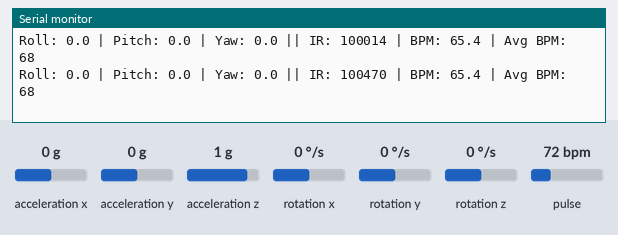
Simulated run of this sketch. Board: ESP32-S3. On the bench: the last lines printed to the serial monitor. Inputs (shaded band) come from the test bench; at power-on: acceleration x 0 g, acceleration y 0 g, acceleration z 1 g, rotation z 0 °/s, pulse 72 bpm, rotation x 0 °/s, rotation y 0 °/s.

Above: at 13.4 s.
13.5 s: acceleration x set to -1.4 g
At 13.5 s:
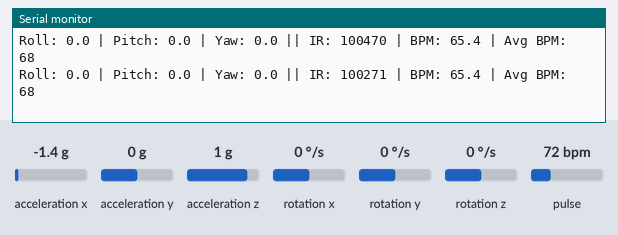
15.0 s: acceleration y set to -1.4 g
At 15.11 s:
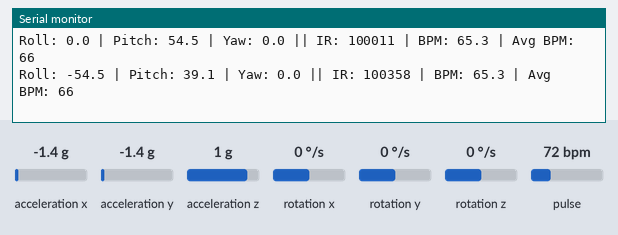
16.5 s: acceleration z set to -1.4 g
At 16.6 s:
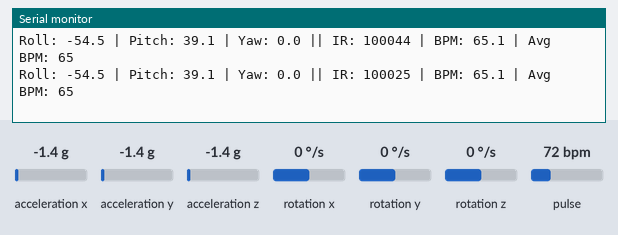
18.0 s: rotation z set to -192 °/s
At 18.1 s:
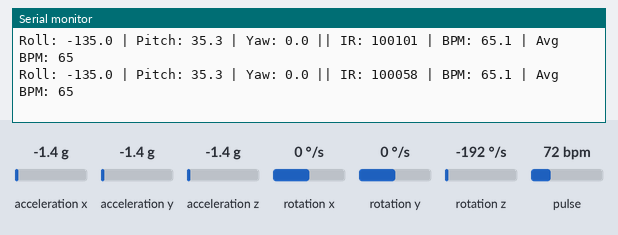
19.5 s: pulse set to 42 bpm
At 19.6 s:
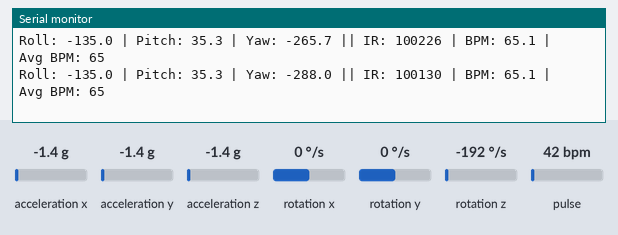
Timing chart, 0 to 22.0 s (numbered marks = the images above; inputs shaded):
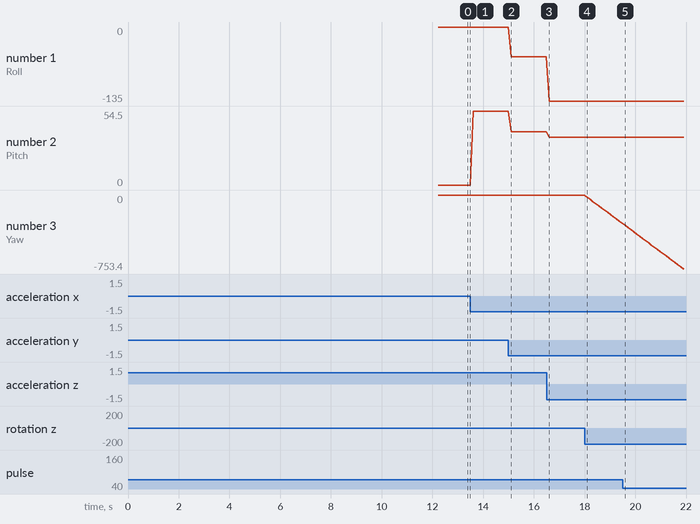

Measured:
- after the input at 15.0 s, the serial monitor: prints a new line after 0.11 s (image 2)
- plotted number 1: 0 → -54.5 after the input at 15.0 s, -54.5 → -135 after the input at 16.5 s
- plotted number 2: 0 → 54.5 after the input at 13.5 s, 54.5 → 39.1 after the input at 15.0 s, 39.1 → 35.3 after the input at 16.5 s
- plotted number 3: 0 → -288 after the input at 18.0 s

The sketch:

Multi-Sensor_integration-Test-Module.ino
```cpp
/**
 * @file Integrated-Smart-Shoe.ino
 * @brief Comprehensive firmware for an ESP32-S3 based smart shoe.
 * @details This code integrates an MPU6050 for gait analysis (accelerometer & gyroscope)
 * and a MAX30102 for cardiovascular monitoring (heart rate).
 * It uses two separate I2C buses on the ESP32 to ensure stable communication
 * with both sensors concurrently.
 *
 * @author Meet Bhatt
 * @date 2025-10-05
 */

//==================================================================================
//  1. LIBRARIES
//==================================================================================
#include <Wire.h>
#include "MPU6050.h"      // For MPU6050 sensor
#include "MAX30105.h"    // For MAX30102 sensor
#include "heartRate.h"   // For MAX30102 heart rate algorithm

//==================================================================================
//  2. SENSOR CONFIGURATION & OBJECTS
//==================================================================================

// --- MPU6050 (Gait Analysis) Configuration ---
MPU6050 mpu;
#define MPU_SDA_PIN 5
#define MPU_SCL_PIN 6
// Note: MPU6050 will use the default I2C bus (Wire)

// --- MAX30102 (Cardiovascular) Configuration ---
MAX30105 particleSensor;
#define MAX_SDA_PIN 9
#define MAX_SCL_PIN 8
TwoWire I2C_MAX = TwoWire(1); // Use the second I2C bus (Wire1) for the MAX30102

//==================================================================================
//  3. GLOBAL VARIABLES
//==================================================================================

// --- MPU6050 Variables ---
float accX_offset = 0, accY_offset = 0, accZ_offset = 0;
float gyroX_offset = 0, gyroY_offset = 0, gyroZ_offset = 0;
unsigned long mpu_lastTime;
float mpu_dt;
float accX, accY, accZ;
float gyroX, gyroY, gyroZ;
float roll, pitch, yaw = 0;

// --- MAX30102 Variables ---
const byte RATE_SIZE = 4; // Number of heart rate samples to average
byte rates[RATE_SIZE];
byte rateSpot = 0;
long lastBeat = 0;
float beatsPerMinute = 0;
int beatAvg = 0;
long irValue;

//==================================================================================
//  4. SETUP FUNCTION
//==================================================================================
void setup() {
  Serial.begin(115200);
  delay(1000); // Wait for serial monitor to open
  Serial.println("--- Integrated Footwear System Initializing ---");

  // --- Initialize MPU6050 ---
  Serial.println("Initializing MPU6050 (Gait Sensor)...");
  Wire.begin(MPU_SDA_PIN, MPU_SCL_PIN); // Initialize I2C bus 0
  mpu.initialize();
  mpu.setSleepEnabled(false);
  if (!mpu.testConnection()) {
    Serial.println("MPU6050 connection failed! Check wiring.");
    while (1);
  }
  Serial.println("MPU6050 connected successfully!");
  calibrateMPU(); // Calibrate sensor on startup
  mpu_lastTime = millis();

  // --- Initialize MAX30102 ---
  Serial.println("\nInitializing MAX30102 (Heart Rate Sensor)...");
  I2C_MAX.begin(MAX_SDA_PIN, MAX_SCL_PIN); // Initialize I2C bus 1
  if (!particleSensor.begin(I2C_MAX, I2C_SPEED_FAST)) {
    Serial.println("MAX30102 not found. Check wiring!");
    while (1);
  }
  Serial.println("MAX30102 connected successfully!");
  Serial.println("Place your finger on the sensor with steady pressure.");

  particleSensor.setup(); // Configure sensor with default settings
  particleSensor.setPulseAmplitudeRed(0x0A); // Low Red LED to indicate it's running
  particleSensor.setPulseAmplitudeGreen(0);  // Turn off Green LED
  for (byte i = 0; i < RATE_SIZE; i++) rates[i] = 70; // Initialize rates array

  Serial.println("\n--- Initialization Complete. Starting measurements. ---");
}

//==================================================================================
//  5. MAIN LOOP
//==================================================================================
void loop() {
  updateMPUData();
  updateMAXData();
  printCombinedData();
  delay(100); // Common delay for the loop
}

//==================================================================================
//  6. SENSOR-SPECIFIC FUNCTIONS
//==================================================================================

/**
 * @brief Reads and processes the latest data from the MPU6050.
 */
void updateMPUData() {
  int16_t ax_raw, ay_raw, az_raw;
  int16_t gx_raw, gy_raw, gz_raw;

  mpu.getMotion6(&ax_raw, &ay_raw, &az_raw, &gx_raw, &gy_raw, &gz_raw);

  // Apply calibration offsets and scale factors
  accX = (ax_raw - accX_offset) / 16384.0;
  accY = (ay_raw - accY_offset) / 16384.0;
  accZ = (az_raw - accZ_offset) / 16384.0;
  gyroX = (gx_raw - gyroX_offset) / 131.0;
  gyroY = (gy_raw - gyroY_offset) / 131.0;
  gyroZ = (gz_raw - gyroZ_offset) / 131.0;

  // Calculate orientation
  roll  = atan2(accY, accZ) * 180.0 / PI;
  pitch = atan2(-accX, sqrt(accY * accY + accZ * accZ)) * 180.0 / PI;

  // Integrate yaw from gyroscope
  unsigned long currentTime = millis();
  mpu_dt = (currentTime - mpu_lastTime) / 1000.0;
  mpu_lastTime = currentTime;
  yaw += gyroZ * mpu_dt;
}

/**
 * @brief Reads and processes the latest data from the MAX30102.
 */
void updateMAXData() {
  irValue = particleSensor.getIR();

  if (checkForBeat(irValue)) {
    long delta = millis() - lastBeat;
    lastBeat = millis();

    beatsPerMinute = 60.0 / (delta / 1000.0);

    // Store measurement in array if it's a realistic BPM
    if (beatsPerMinute < 255 && beatsPerMinute > 20) {
      rates[rateSpot++] = (byte)beatsPerMinute;
      rateSpot %= RATE_SIZE; // Wrap the index

      // Calculate the average
      beatAvg = 0;
      for (byte x = 0; x < RATE_SIZE; x++) {
        beatAvg += rates[x];
      }
      beatAvg /= RATE_SIZE;
    }
  }
}

/**
 * @brief Prints the combined sensor data to the Serial Monitor.
 */
void printCombinedData() {
  // Gait Data
  Serial.print("Roll: "); Serial.print(roll, 1);
  Serial.print(" | Pitch: "); Serial.print(pitch, 1);
  Serial.print(" | Yaw: "); Serial.print(yaw, 1);

  // Cardiovascular Data
  Serial.print(" || IR: "); Serial.print(irValue);
  Serial.print(" | BPM: "); Serial.print(beatsPerMinute, 1);
  Serial.print(" | Avg BPM: "); Serial.print(beatAvg);

  if (irValue < 50000) {
    Serial.print(" (No finger?)");
  }

  Serial.println();
}

/**
 * @brief Calibrates the MPU6050 by averaging readings while stationary.
 */
void calibrateMPU() {
  const int samples = 2000;
  long accX_sum = 0, accY_sum = 0, accZ_sum = 0;
  long gyroX_sum = 0, gyroY_sum = 0, gyroZ_sum = 0;

  Serial.println("Calibrating MPU6050, keep the sensor perfectly stationary...");

  for (int i = 0; i < samples; i++) {
    int16_t ax, ay, az, gx, gy, gz;
    mpu.getMotion6(&ax, &ay, &az, &gx, &gy, &gz);
    accX_sum += ax;
    accY_sum += ay;
    accZ_sum += az;
    gyroX_sum += gx;
    gyroY_sum += gy;
    gyroZ_sum += gz;
    delay(2);
  }

  // Calculate average offsets
  accX_offset = accX_sum / (float)samples;
  accY_offset = accY_sum / (float)samples;
  accZ_offset = accZ_sum / (float)samples - 16384; // Subtract gravity (1g) from Z-axis

  gyroX_offset = gyroX_sum / (float)samples;
  gyroY_offset = gyroY_sum / (float)samples;
  gyroZ_offset = gyroZ_sum / (float)samples;

  Serial.println("Calibration complete!");
}
```
